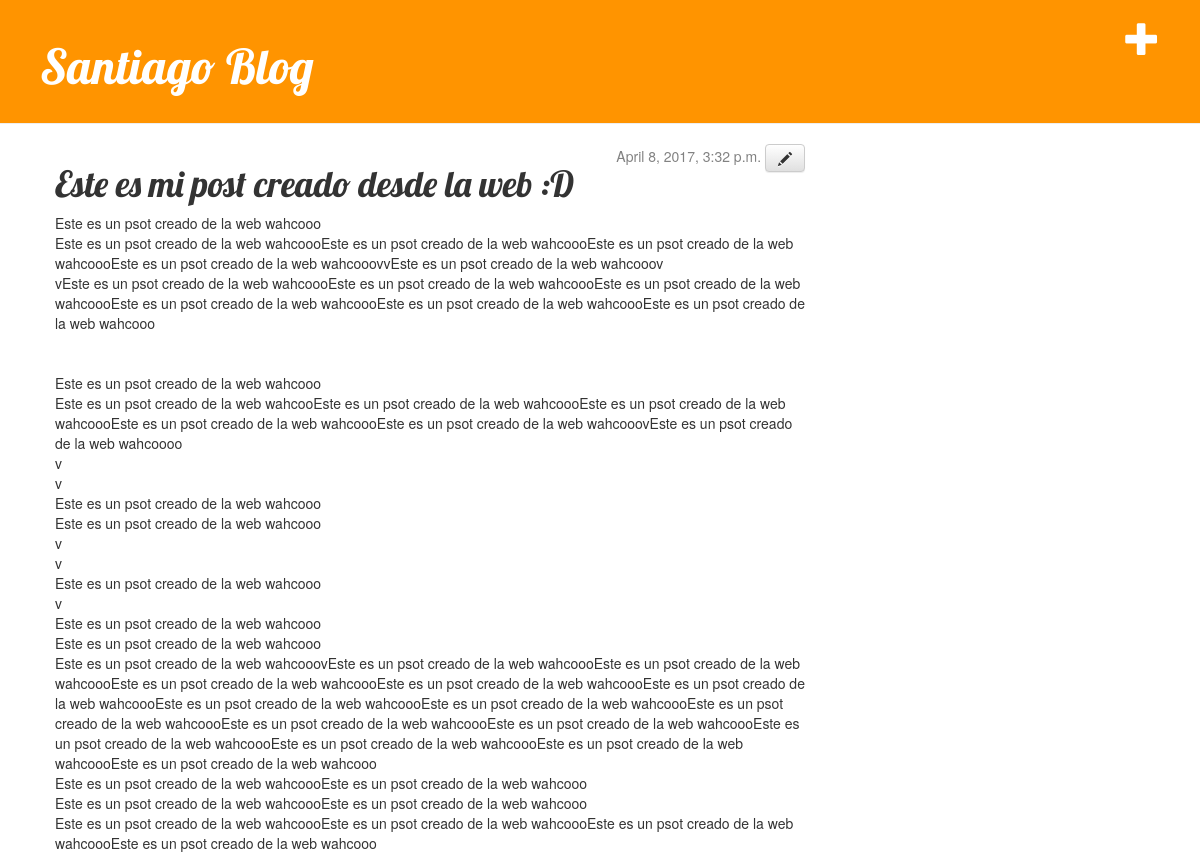
The app's page /post/4/ with its own data.
### blog/models.py (models this page shows, shortened)
class Post(models.Model):
    author = models.ForeignKey('auth.User')
    title = models.CharField(max_length=200)
    text = models.TextField()
    created_date = models.DateTimeField(
            default=timezone.now)
    published_date = models.DateTimeField(
            blank=True, null=True)

### blog/views.py (the view)
# urls.py: url(r'^post/(?P<pk>[0-9]+)/$', views.post_detail, name='post_detail'),
def post_detail(request, pk):
	post = get_object_or_404(Post, pk=pk)
	return render(request, 'blog/post_detail.html', {'post': post})

### blog/templates/blog/post_detail.html
{% extends 'blog/base.html' %}
{% block content %}
    <div class="date">
    {% if post.published_date %}
        {{ post.published_date }}
    {% endif %}
    <a class="btn btn-default" href="{% url 'post_edit' pk=post.pk %}"><span class="glyphicon glyphicon-pencil"></span></a>
    </div>
    <h1>{{ post.title }}</h1>
    <p>{{ post.text|linebreaksbr }}</p>
{% endblock %}

### blog/static/css/blog.css (style rules this page uses)
h1, h2, h3, h4 { font-family: 'Lobster', cursive; }
.date { float: right; color: #828282; }

### records on screen
Post: published_date "April 8, 2017, 3:32 p.m.", title "Este es mi post creado desde la web :D", text "Este es un psot creado de la web wahcooo Este es un psot creado de la web wahcoooEste es un psot creado de la web wahcoooEste es un psot creado de la web wahcoooEste es un psot creado de la web wahcooovvEste es un psot creado de la web wahcooov vEste es un psot creado de la web wahcoooEste es un psot creado de la web wahcoooEste es un psot creado de la web wahcoooEste es un psot creado de la web wahcoooEste es un psot creado de la web wahcoooEste es un psot creado de la web wahcooo Este es un psot creado de la web wahcooo Este es un psot creado de la web wahcooEste es un psot creado de la web wahcoooEste es un psot creado de la web wahcoooEste es un psot creado de la web wahcoooEste es un…"
